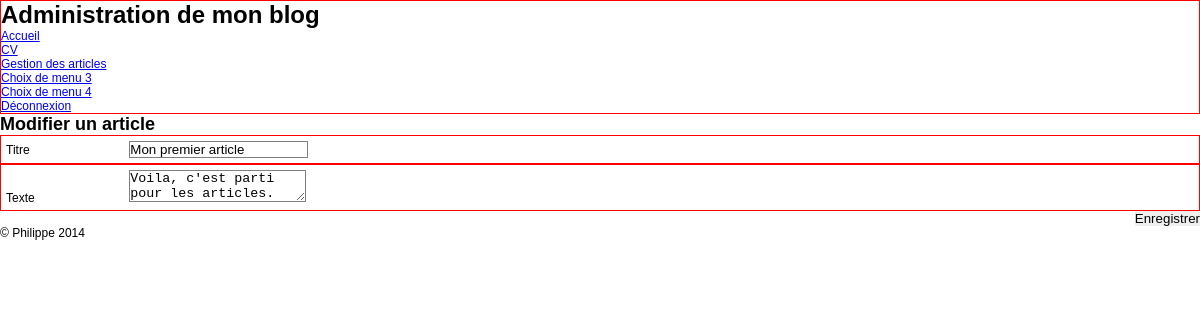
The app's page /admin/edit_article.php?id_article=1 (signed in) with its own data.
### tables this page shows
CREATE TABLE IF NOT EXISTS `articles` (
  `id_article` int(11) NOT NULL AUTO_INCREMENT,
  `title` varchar(45) NOT NULL,
  `text` text NOT NULL,
  `date` datetime NOT NULL,
  `user` int(11) NOT NULL,
  PRIMARY KEY (`id_article`),
  KEY `user` (`user`)
);

### admin/edit_article.php (the view, shortened to what this page needs)
<?php
	include_once('includes/header.php');
	$query = mysql_query("SELECT title, text FROM articles WHERE id_article=" . mysql_real_escape_string($_GET['id_article']));
	$article = mysql_fetch_assoc($query);
?>
	<h2>Modifier un article</h2>
	<form class="edit_article" action="edit_article.php?id_article=<?php echo $_GET['id_article']; ?>" method="post">
		<fieldset class="fields"/>
			<div class="row">
				<label for="title">Titre</label>
				<input type="text" name="title" value="<?php
					if (isset($_POST['title'])){
						echo $_POST['title'];
					}
					else {
						echo $article['title'];
					}
				?>" />
			</div>
			<div class="row">
			<label for="text">Texte</label>
				<textarea name="text"><?php
					if (isset($_POST['text'])){
						echo $_POST['text'];
					}
					else {
						echo $article['text'];
					}
				?></textarea>
			</div>
		<fieldset class="actions">
			<button type="submit">Enregistrer</button>
		</fieldset>
	</form>
	<?php include_once('includes/footer.php'); ?>

### admin/style.css (style rules this page uses)
* { border: 0; margin: 0; padding: 0; }
body { font-family: arial, sans-serif; font-size: 12px; }
h2 { padding 8px 0; }
input, textarea { border : solid 1px gray; }
form fieldset { border: 0; }
form fieldset.actions { text-align: right; }
form fieldset.fields div.row { padding: 5px; border: solid 1px red; }
form fieldset.fields div.row label { display: inline-block; width: 120px; }

### records on screen
articles: title "Mon premier article", text "Voila, c'est parti pour les articles."
